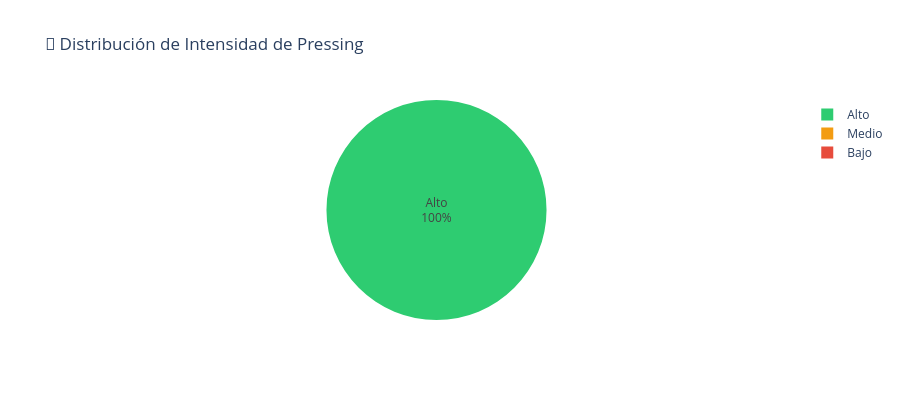

Notebook cell for this chart:
### Code cell
# Distribución de intensidad de pressing
pressing_counts = df['pressing_intensity'].value_counts()

fig_pressing_pie = px.pie(
    values=pressing_counts.values,
    names=pressing_counts.index,
    color=pressing_counts.index,
    color_discrete_map={'Alto': '#2ecc71', 'Medio': '#f39c12', 'Bajo': '#e74c3c'},
    title='🥧 Distribución de Intensidad de Pressing'
)

fig_pressing_pie.update_traces(textposition='inside', textinfo='percent+label')
fig_pressing_pie.update_layout(height=400)
fig_pressing_pie.show()

### Figure 1 — Plotly figure (JSON) as saved in the notebook; plotly's stock layout.template omitted (floating-point values rounded to 4 significant figures)
{"data": [{"customdata": [["Alto"], ["Medio"], ["Bajo"]], "domain": {"x": [0, 1], "y": [0, 1]}, "hovertemplate": "label=%{label}<br>value=%{value}<br>color=%{customdata[0]}<extra></extra>", "labels": ["Alto", "Medio", "Bajo"], "legendgroup": "", "marker": {"colors": ["#2ecc71", "#f39c12", "#e74c3c"]}, "name": "", "showlegend": true, "textinfo": "percent+label", "textposition": "inside", "type": "pie", "values": [17, 0, 0]}], "layout": {"height": 400, "legend": {"tracegroupgap": 0}, "title": {"text": "🥧 Distribución de Intensidad de Pressing"}}}
